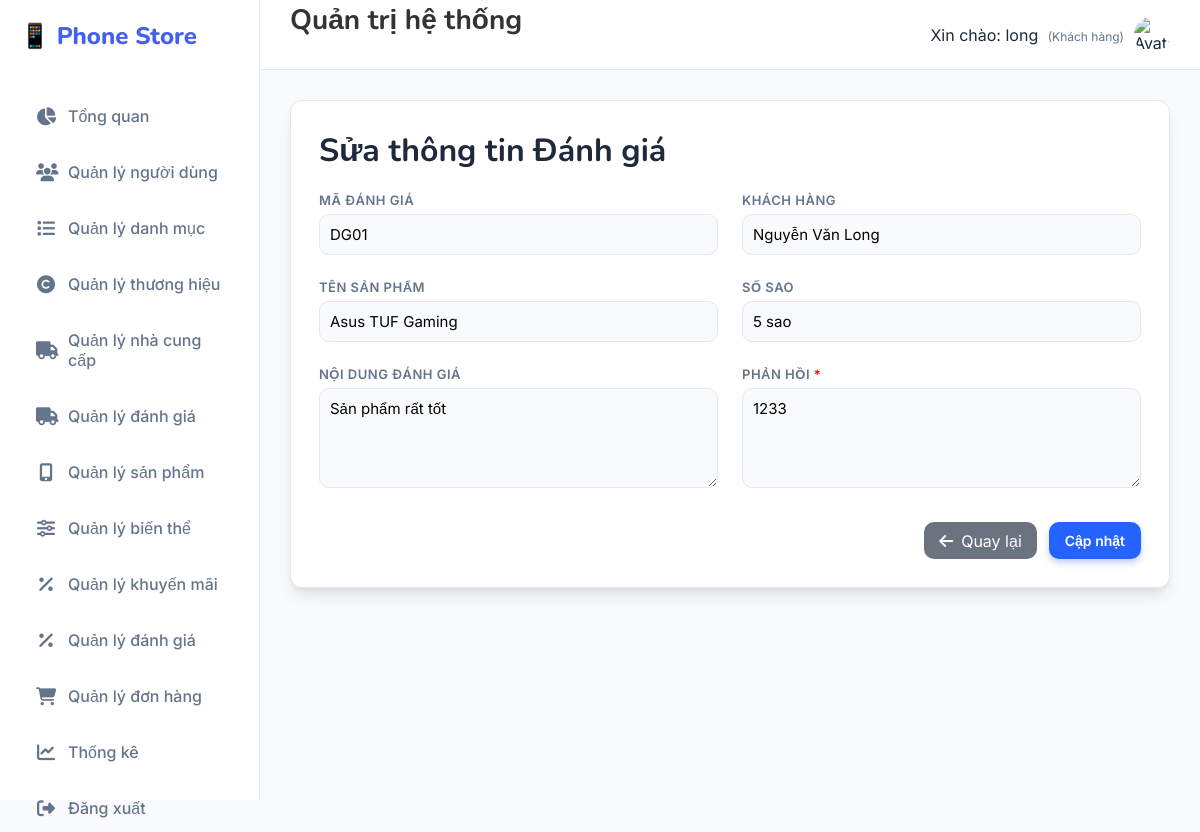
/Danhgia/sua/DG01 (signed in), run on the app's committed database.
### tables this page shows
CREATE TABLE `danh_gia` (
  `ma_danh_gia` varchar(20) NOT NULL,
  `ma_user` varchar(20) NOT NULL,
  `ma_san_pham` varchar(20) NOT NULL,
  `so_sao` int(11) DEFAULT NULL CHECK (`so_sao` >= 1 and `so_sao` <= 5),
  `noi_dung` text DEFAULT NULL,
  `phan_hoi` text NOT NULL,
  `ngay_danh_gia` datetime DEFAULT current_timestamp()
);

CREATE TABLE `users` (
  `ma_user` varchar(20) NOT NULL,
  `ten_user` varchar(55) NOT NULL,
  `password` varchar(255) NOT NULL,
  `full_name` varchar(255) DEFAULT NULL,
  `email` varchar(55) DEFAULT NULL,
  `phan_quyen` enum('admin','khach_hang') NOT NULL DEFAULT 'khach_hang',
  `so_dien_thoai` varchar(20) DEFAULT NULL,
  `ngay_tao` datetime DEFAULT current_timestamp()
);

CREATE TABLE `san_pham` (
  `ma_san_pham` varchar(20) NOT NULL,
  `ten_san_pham` varchar(255) NOT NULL,
  `ma_danh_muc` varchar(20) DEFAULT NULL,
  `ma_thuong_hieu` varchar(20) DEFAULT NULL,
  `ma_nha_cung_cap` varchar(20) DEFAULT NULL,
  `ngay_tao` datetime DEFAULT current_timestamp()
);

### MVC/Core/controller.php (called while the page is built, shortened)
<?php
class controller
{
    public function model($model)
    {
        return new $model;
    }
    public function view($view, $data = [])
    {
        include_once __DIR__ . '/../Views/' . $view . '.php';
    }
}

### MVC/Controllers/Danhgia.php (called while the page is built, shortened)
<?php
class Danhgia extends controller
{
    private $dg;
    function __construct()
    {
        $this->dg = $this->model("DanhGia_m");
    }
    function sua($ma_danh_gia)
    {
        $result = $this->dg->DanhGia_getById($ma_danh_gia);
        $row = mysqli_fetch_array($result);
        $this->view('Master', [
            'page' => 'Danhgia_sua',
            'ma_danh_gia' => $row['ma_danh_gia'],
            'full_name' => $row['full_name'],
            'ten_san_pham' => $row['ten_san_pham'],
            'so_sao' => $row['so_sao'],
            'noi_dung' => $row['noi_dung'],
            'phan_hoi' => $row['phan_hoi']
        ]);
    }
}

### MVC/Core/app.php (called while the page is built, shortened)
<?php
class app
{
    protected $action = "Get_data";
    function __construct()
    {
        $arr = $this->processURL();
        if ($arr != null) {
            if (file_exists(__DIR__ . '/../Controllers/' . $arr[0] . '.php')) {
                unset($arr[0]);
            }
        }
        $this->controller = new $this->controller;
        if (isset($arr[1])) {
            if (method_exists($this->controller, $arr[1])) {
                $this->action = $arr[1];
                unset($arr[1]);
            }
        }
        $this->param = $arr ? array_values($arr) : [];
        call_user_func_array([$this->controller, $this->action], $this->param);
    }
    function processURL()
    {
        if (isset($_GET['url'])) {
            return explode('/', filter_var(trim($_GET['url']), FILTER_DEFAULT));
        }
    }
}

### index.php (called while the page is built, shortened)
<?php
    $myapp = new app();
?>

### MVC/Core/connectDB.php (called while the page is built, shortened)
<?php
class connectDB
{
    function __construct()
    {
        $this->con = mysqli_connect('localhost', 'root', '', 'phone_store_v2');
    }
}

### MVC/Models/DanhGia_m.php (called while the page is built, shortened)
<?php
class DanhGia_m extends connectDB
{
    function DanhGia_getById($ma_danh_gia)
    {
        $sql = "SELECT dg.*, u.full_name, sp.ten_san_pham
                FROM danh_gia dg
                LEFT JOIN users u ON dg.ma_user = u.ma_user
                LEFT JOIN san_pham sp ON dg.ma_san_pham = sp.ma_san_pham
                WHERE dg.ma_danh_gia = '$ma_danh_gia'";
        return mysqli_query($this->con, $sql);
    }
}

### MVC/Views/Pages/Danhgia_sua.php (the view, shortened to what this page needs)
<!DOCTYPE html>
<html lang="vi">
<body>
    <main class="card">
        <h1>Sửa thông tin Đánh giá</h1>
        <form method="post" action="http://localhost/Banhang/Danhgia/update">
            <div>
                <label>Mã đánh giá</label>
                <input type="text" name="txtMadanhgia" readonly
                    value="<?php echo isset($data['ma_danh_gia']) ? htmlspecialchars($data['ma_danh_gia']) : '' ?>" />
            </div>
            <div>
                <label>Khách hàng</label>
                <input type="text" name="txtTenkhachhang" readonly
                    value="<?php echo isset($data['full_name']) ? htmlspecialchars($data['full_name']) : '' ?>" />
            </div>
            <div>
                <label>Tên sản phẩm</label>
                <input type="text" name="txtTensanpham" readonly
                    value="<?php echo isset($data['ten_san_pham']) ? htmlspecialchars($data['ten_san_pham']) : '' ?>" />
            </div>
            <div>
                <label>Số sao </label>
                <input type="text" readonly
                    value="<?php echo isset($data['so_sao']) ? htmlspecialchars($data['so_sao']) . ' sao' : '' ?>" />
            </div>
            <div>
                <label>Nội dung đánh giá</label>
                <textarea
                    readonly><?php echo isset($data['noi_dung']) ? htmlspecialchars($data['noi_dung']) : '' ?></textarea>
            </div>
            <div>
                <label>Phản hồi <span style="color:red">*</span></label>
                <textarea
                    name="txtPhanhoi"><?php echo isset($data['phan_hoi']) ? htmlspecialchars($data['phan_hoi']) : '' ?></textarea>
            </div>
            <div class="actions">
                <a href="http://localhost/Banhang/Danhgia/danhsach" class="btn-back"><i
                        class="fa-solid fa-arrow-left"></i>
                    Quay lại</a>
                <button type="submit" name="btnCapnhat" class="btn-primary">Cập nhật</button>
            </div>
        </form>
    </main>
</body>
</html>

### Public/Css/style.css (style rules this page uses)
:root { --primary: #4361ee; --primary-dark: #3a0ca3; --secondary: #4cc9f0; --accent: #f72585; --success: #10b981; --warning: #f59e0b; --danger: #ef4444; --dark: #1e293b; --light: #f8fafc; --white: #ffffff; --gray: #64748b; --border: #e2e8f0; --shadow: 0 10px 15px -3px rgba(0, 0, 0, 0.1), 0 4px 6px -2px rgba(0, 0, 0, 0.05); --radius: 16px; --sidebar-width: 260px; }
* { margin: 0; padding: 0; box-sizing: border-box; font-family: "Inter", sans-serif; }
body { background-color: var(--light); color: var(--dark); height: 100vh; overflow: hidden; }
a { text-decoration: none; transition: 0.3s; }
.card { background: var(--white); border-radius: var(--radius); padding: 30px; box-shadow: var(--shadow); border: 1px solid var(--border); margin-bottom: 30px; }
h1, h2 { color: var(--dark); margin-bottom: 20px; font-family: "Nunito", sans-serif; }
form { display: grid; grid-template-columns: repeat(2, 1fr); gap: 24px; }
label { font-size: 13px; font-weight: 600; color: var(--gray); margin-bottom: 8px; display: block; text-transform: uppercase; letter-spacing: 0.5px; }
input, select, textarea { width: 100%; padding: 12px 16px; border: 1px solid var(--border); border-radius: 10px; font-size: 15px; background: #f9fafb; transition: 0.2s; }
.actions { margin-top: 10px; display: flex; gap: 12px; justify-content: flex-end; grid-column: 1 / -1; }
button, .btn { padding: 10px 20px; border-radius: 10px; font-weight: 600; font-size: 14px; cursor: pointer; border: none; display: inline-flex; align-items: center; gap: 8px; transition: 0.2s; text-decoration: none; }
.btn-primary { background: var(--primary); color: #fff; box-shadow: 0 4px 6px rgba(67, 97, 238, 0.3); }

### MVC/Views/Pages/Danhgia_sua.php (style rules this page uses)
:root { --accent: #2463ff; --muted: #6b7280 }
.card { width: 100%; background: #fff; padding: 28px; border-radius: 12px }
label { display: block; margin-bottom: 6px; font-weight: 600 }
input, select, textarea { width: 100%; padding: 10px; border-radius: 10px; border: 1px solid #e3e7ef }
textarea { height: 100px; resize: vertical; }
.actions { display: flex; gap: 12px; justify-content: flex-end; margin-top: 6px }
.btn-back { background: #6b7280; color: #fff; padding: 8px 15px; border-radius: 10px; text-decoration: none; display: inline-flex; align-items: center; gap: 8px }
.btn-primary { background: var(--accent); color: #fff; padding: 10px 16px; border-radius: 10px; border: 0 }

### data on the page
danh_gia: txtMadanhgia "DG01", txtTenkhachhang "Nguyễn Văn Long", txtTensanpham "Asus TUF Gaming", so_sao "5 sao", noi_dung "Sản phẩm rất tốt", txtPhanhoi "1233"

### other printed values
$_SESSION['user_name'] "long"
